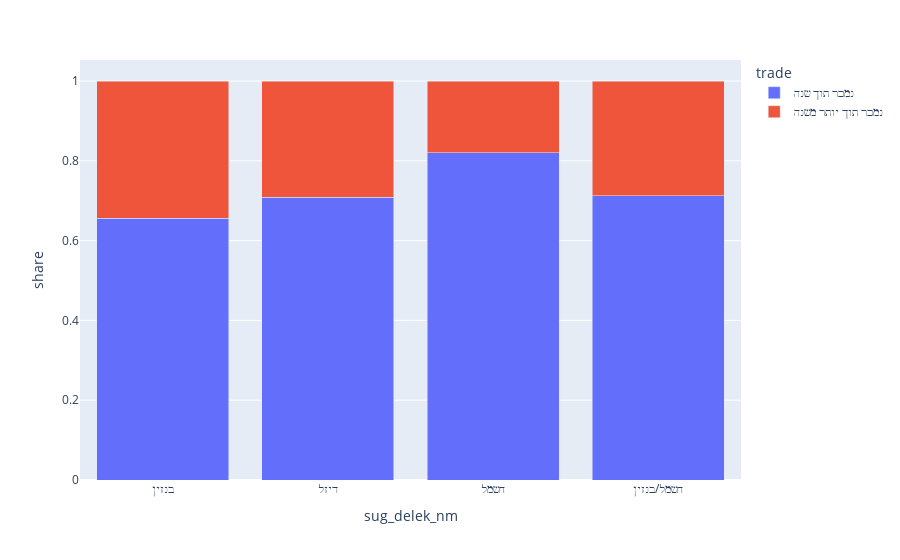

The notebook cell this image was saved under:
### Code cell
counts = traded.query('year >= 2020').groupby('sug_delek_nm')['trade'].value_counts(normalize=True)
counts.name='share'
counts = counts.reset_index()

df_filtered = counts[~counts['sug_delek_nm'].isin(low_fuel_counts)]

fig = px.bar(df_filtered, x="sug_delek_nm", y="share", color="trade", barmode="stack")

fig.show()

### Figure 1 — Plotly figure (JSON) as saved in the notebook; plotly's stock layout.template omitted (floating-point values rounded to 4 significant figures)
{"data": [{"alignmentgroup": "True", "hovertemplate": "trade=נמכר תוך שנה<br>sug_delek_nm=%{x}<br>share=%{y}<extra></extra>", "legendgroup": "נמכר תוך שנה", "marker": {"color": "#636efa", "pattern": {"shape": ""}}, "name": "נמכר תוך שנה", "offsetgroup": "נמכר תוך שנה", "orientation": "v", "showlegend": true, "textposition": "auto", "type": "bar", "x": ["בנזין", "דיזל", "חשמל", "חשמל/בנזין"], "xaxis": "x", "y": [0.6564, 0.7083, 0.8206, 0.7125], "yaxis": "y"}, {"alignmentgroup": "True", "hovertemplate": "trade=נמכר תוך יותר משנה<br>sug_delek_nm=%{x}<br>share=%{y}<extra></extra>", "legendgroup": "נמכר תוך יותר משנה", "marker": {"color": "#EF553B", "pattern": {"shape": ""}}, "name": "נמכר תוך יותר משנה", "offsetgroup": "נמכר תוך יותר משנה", "orientation": "v", "showlegend": true, "textposition": "auto", "type": "bar", "x": ["בנזין", "דיזל", "חשמל", "חשמל/בנזין"], "xaxis": "x", "y": [0.3436, 0.2917, 0.1794, 0.2875], "yaxis": "y"}], "layout": {"barmode": "stack", "legend": {"title": {"text": "trade"}, "tracegroupgap": 0}, "margin": {"t": 60}, "xaxis": {"anchor": "y", "domain": [0, 1], "title": {"text": "sug_delek_nm"}}, "yaxis": {"anchor": "x", "domain": [0, 1], "title": {"text": "share"}}}}
